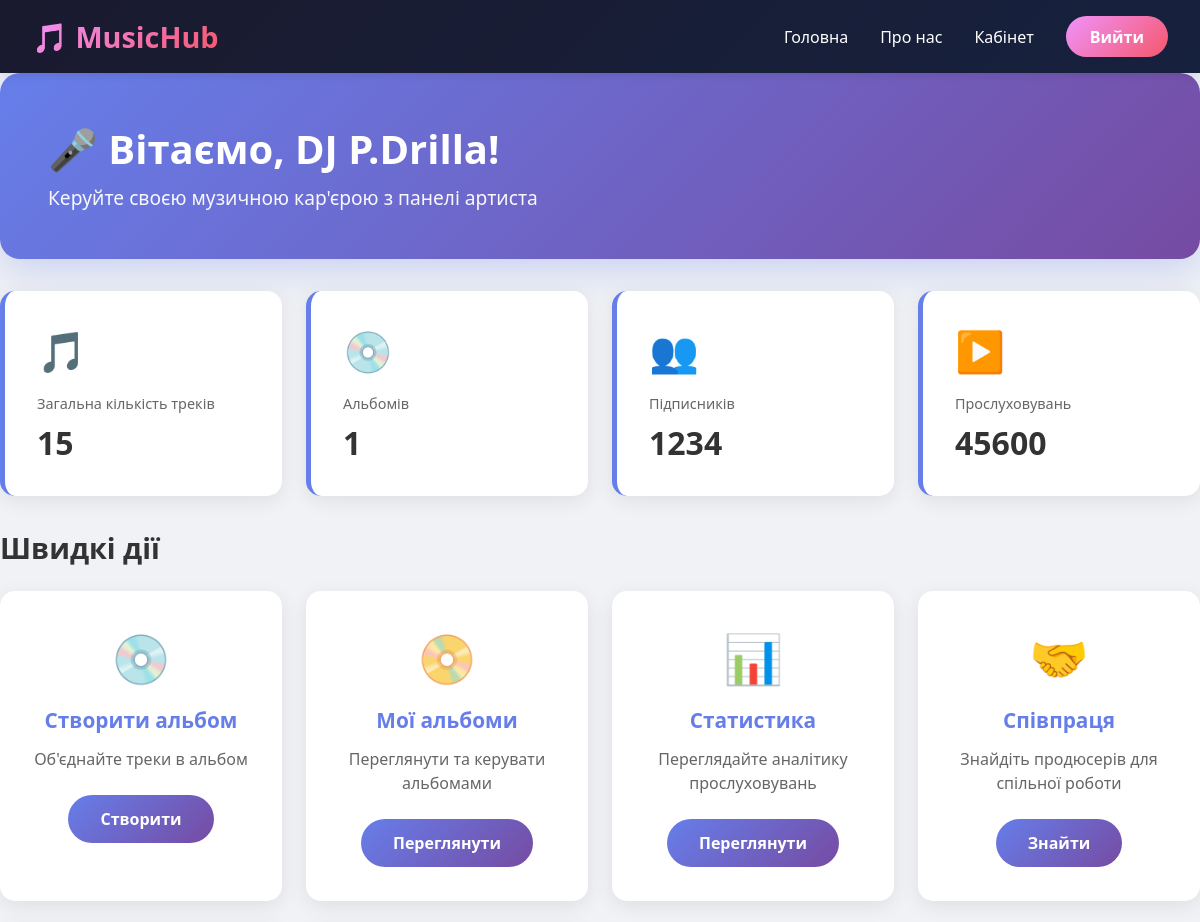
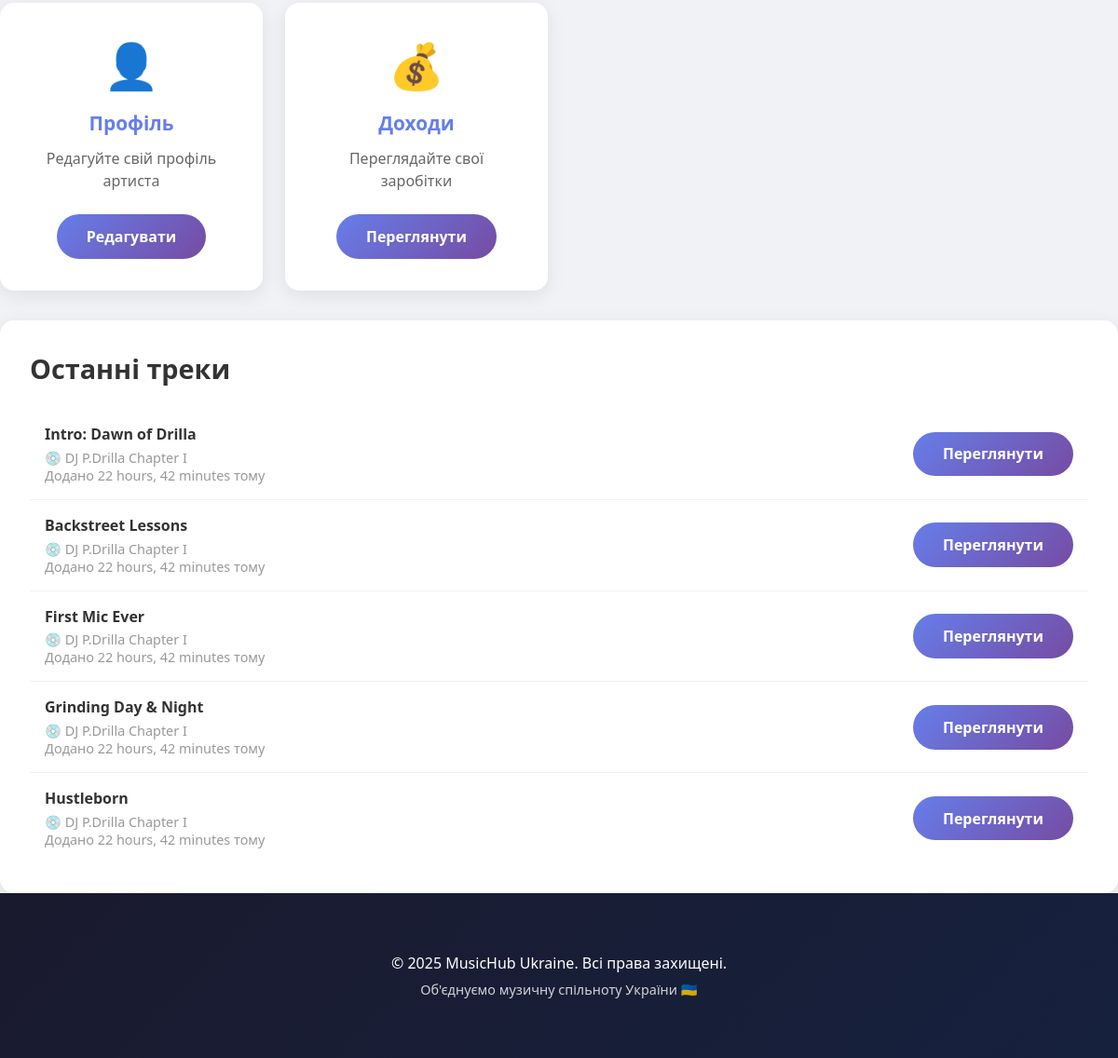
/artist/dashboard/ (signed in), run on the app's committed database (2 pictures, top to bottom).
### music/models.py (models this page shows, shortened)
class User(AbstractUser):
    USER_ROLES = (
        ('admin', 'Administrator'),
        ('artist', 'Artist'),
        ('producer', 'Producer'),
        ('listener', 'Listener'),
        ('label_manager', 'Label Manager'),
    )
    role = models.CharField(max_length=20, choices=USER_ROLES, default='listener')
    bio = models.TextField(blank=True, null=True)
    stage_name = models.CharField(max_length=100, blank=True, null=True)
    created_at = models.DateTimeField(auto_now_add=True)

class Track(models.Model):
    title = models.CharField(max_length=200)
    album = models.ForeignKey(Album, on_delete=models.CASCADE, related_name='tracks')
    duration = models.DurationField(null=True, blank=True)
    track_number = models.PositiveIntegerField()
    created_at = models.DateTimeField(auto_now_add=True)
    class Meta:
        ordering = ['track_number']
        unique_together = ['album', 'track_number']

class Album(models.Model):
    title = models.CharField(max_length=200)
    artist = models.ForeignKey(User, on_delete=models.CASCADE, limit_choices_to={'role': 'artist'})
    release_date = models.DateField()
    genre = models.ForeignKey(Genre, on_delete=models.SET_NULL, null=True)
    description = models.TextField(blank=True)
    created_at = models.DateTimeField(auto_now_add=True)

### music/views.py (the view)
# urls.py: path('artist/dashboard/', views.artist_dashboard, name='artist_dashboard'),
@login_required
def artist_dashboard(request):
    if request.user.role != 'artist':
        messages.error(request, 'У вас немає доступу до цієї сторінки')
        return redirect('music:dashboard')
    albums = Album.objects.filter(artist=request.user)
    tracks = Track.objects.filter(album__artist=request.user)
    recent_tracks = tracks.order_by('-created_at')[:5]
    context = {
        'total_tracks': tracks.count(),
        'total_albums': albums.count(),
        'followers': 1234,  # Заглушка
        'plays': 45600,  # Заглушка
        'recent_tracks': recent_tracks,
    }
    return render(request, 'music/artist_dashboard.html', context)

### music/templates/music/artist_dashboard.html (shortened to what this page needs)
{% extends "music/base.html" %}
{% block content %}
<div class="dashboard-container">
    <div class="welcome-section">
        <h1>🎤 Вітаємо, {{ user.stage_name|default:user.username }}!</h1>
        <p>Керуйте своєю музичною кар'єрою з панелі артиста</p>
    </div>
    <div class="stats-grid">
        <div class="stat-card">
            <div class="stat-icon">🎵</div>
            <div class="stat-label">Загальна кількість треків</div>
            <div class="stat-value">{{ total_tracks }}</div>
        </div>
        <div class="stat-card">
            <div class="stat-icon">💿</div>
            <div class="stat-label">Альбомів</div>
            <div class="stat-value">{{ total_albums }}</div>
        </div>
        <div class="stat-card">
            <div class="stat-icon">👥</div>
            <div class="stat-label">Підписників</div>
            <div class="stat-value">{{ followers|default:"0" }}</div>
        </div>
        <div class="stat-card">
            <div class="stat-icon">▶️</div>
            <div class="stat-label">Прослуховувань</div>
            <div class="stat-value">{{ plays|default:"0" }}</div>
        </div>
    </div>
    <div class="actions-section">
        <h2 class="section-title">Швидкі дії</h2>
        <div class="actions-grid">
            <div class="action-card">
                <div class="action-icon">💿</div>
                <h3>Створити альбом</h3>
                <p>Об'єднайте треки в альбом</p>
                <a href="{% url 'music:album_create' %}" class="action-btn">Створити</a>
            </div>
            <div class="action-card">
                <div class="action-icon">📀</div>
                <h3>Мої альбоми</h3>
                <p>Переглянути та керувати альбомами</p>
                <a href="{% url 'music:album_list' %}" class="action-btn">Переглянути</a>
            </div>
            <div class="action-card">
                <div class="action-icon">📊</div>
                <h3>Статистика</h3>
                <p>Переглядайте аналітику прослуховувань</p>
                <a href="#" class="action-btn">Переглянути</a>
            </div>
            <div class="action-card">
                <div class="action-icon">🤝</div>
                <h3>Співпраця</h3>
                <p>Знайдіть продюсерів для спільної роботи</p>
                <a href="#" class="action-btn">Знайти</a>
            </div>
            <div class="action-card">
                <div class="action-icon">👤</div>
                <h3>Профіль</h3>
                <p>Редагуйте свій профіль артиста</p>
                <a href="{% url 'music:profile' %}" class="action-btn">Редагувати</a>
            </div>
            <div class="action-card">
                <div class="action-icon">💰</div>
                <h3>Доходи</h3>
                <p>Переглядайте свої заробітки</p>
                <a href="#" class="action-btn">Переглянути</a>
            </div>
        </div>
    </div>
    <div class="recent-section">
        <h2 class="section-title">Останні треки</h2>
        {% if recent_tracks %}
            {% for track in recent_tracks %}
            <div class="recent-item">
                <div class="recent-item-info">
                    <h4>{{ track.title }}</h4>
                    <p class="recent-item-album">💿 {{ track.album.title }}</p>
                    <p>Додано {{ track.created_at|timesince }} тому</p>
                </div>
                <a href="{% url 'music:album_detail' track.album.pk %}" class="action-btn">Переглянути</a>
            </div>
            {% endfor %}
        {% else %}
        <div class="empty-state">
            <div class="empty-icon">🎵</div>
            <p>У вас ще немає треків. Створіть альбом та додайте треки!</p>
            <a href="{% url 'music:album_create' %}" class="action-btn">Створити альбом</a>
        </div>
        {% endif %}
    </div>
</div>
{% endblock %}

### data on the page
User: stage_name "DJ P.Drilla"
Track: title "Intro: Dawn of Drilla", album "DJ P.Drilla Chapter I", created_at "22 hours, 42 minutes"
Track: title "Backstreet Lessons", album "DJ P.Drilla Chapter I", created_at "22 hours, 42 minutes"
Track: title "First Mic Ever", album "DJ P.Drilla Chapter I", created_at "22 hours, 42 minutes"
Track: title "Grinding Day & Night", album "DJ P.Drilla Chapter I", created_at "22 hours, 42 minutes"
Track: title "Hustleborn", album "DJ P.Drilla Chapter I", created_at "22 hours, 42 minutes"

### other printed values
{{ total_tracks }} "15"
{{ total_albums }} "1"
{{ followers|default:"0" }} "1234"
{{ plays|default:"0" }} "45600"
{{ year|default:2025 }} "2025"
